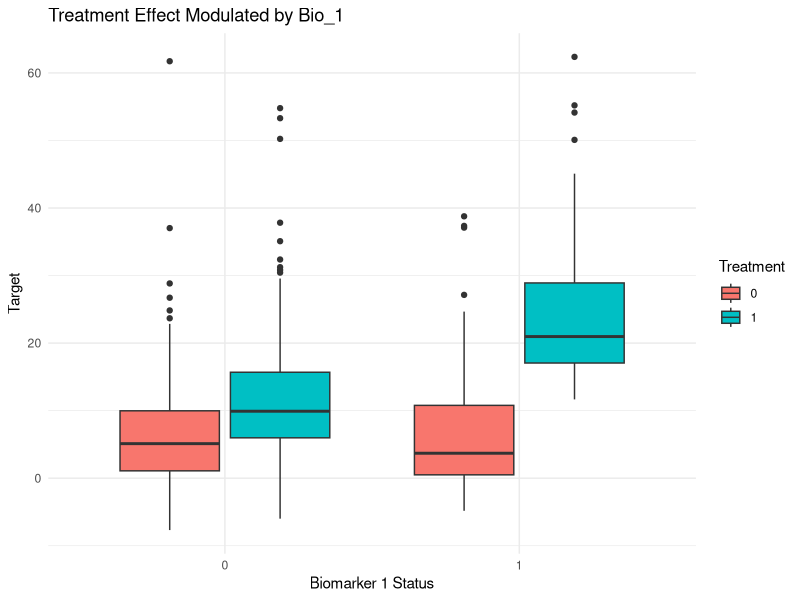

The R source for this figure:
## ---- chunk 1
library(MASS)

n_hist <- 200      # Patients per historical study
n_trial <- 500     # Patients in current trial
H <- 5             # Number of historical studies
p_cont <- 50       # Number of continuous features
p_bin <- 5         # Number of binary biomarkers
rho <- 0.8         # Correlation for collinearity
global_hist_drift <- 0  # Global historical vs current shift

## ---- chunk 2

generate_x <- function(n) {
  sigma <- toeplitz(rho^(0:(p_cont - 1)))
  X_cont <- mvrnorm(n, mu = rep(0, p_cont), Sigma = sigma)
  X_bin <- matrix(rbinom(n * p_bin, 1, 0.3), nrow = n)

  colnames(X_cont) <- paste0("Lab_", 1:p_cont)
  colnames(X_bin) <- paste0("Bio_", 1:p_bin)

  cbind(X_cont, X_bin)
}



## ---- chunk 3
generate_y <- function(X, Trt,
                       study_drift = 0,
                       global_hist_drift = 0) {

  prog_signal <- (2 * X[, "Lab_1"]) +
    (3 * X[, "Lab_2"]^2) +
    (5 * sin(X[, "Lab_3"])) +
    (4 * X[, "Lab_4"] * X[, "Lab_5"])

  trt_effect <- (5 * Trt) + (12 * Trt * X[, "Bio_1"])

  noise <- rnorm(nrow(X), mean = 0, sd = 2)

  prog_signal +
    trt_effect +
    study_drift +
    global_hist_drift +
    noise
}


## ---- chunk 4
historical_data <- lapply(1:H, function(s) {
  X <- generate_x(n_hist)
  Trt <- rep(0, n_hist)

  Y <- generate_y(
    X, Trt,
    study_drift = runif(1, -2, 2),
    global_hist_drift = global_hist_drift
  )

  data.frame(
    Study = paste0("H", s),
    Treatment = Trt,
    Target = Y,
    X
  )
})


## ---- chunk 5
X_trial <- generate_x(n_trial)
Trt_trial <- rbinom(n_trial, 1, 0.7)
Y_trial <- generate_y(X_trial, Trt_trial)

current_trial <- data.frame(
  Study = "Current",
  Treatment = Trt_trial,
  Target = Y_trial,
  X_trial
)

all_data <- do.call(rbind, c(historical_data, list(current_trial)))


## ---- chunk 6
library(ggplot2)

ggplot(
  current_trial,
  aes(x = factor(Bio_1), y = Target, fill = factor(Treatment))
) +
  geom_boxplot() +
  labs(
    title = "Treatment Effect Modulated by Bio_1",
    x = "Biomarker 1 Status",
    fill = "Treatment"
  ) +
  theme_minimal()


## ---- chunk 7
library(randomForest)
